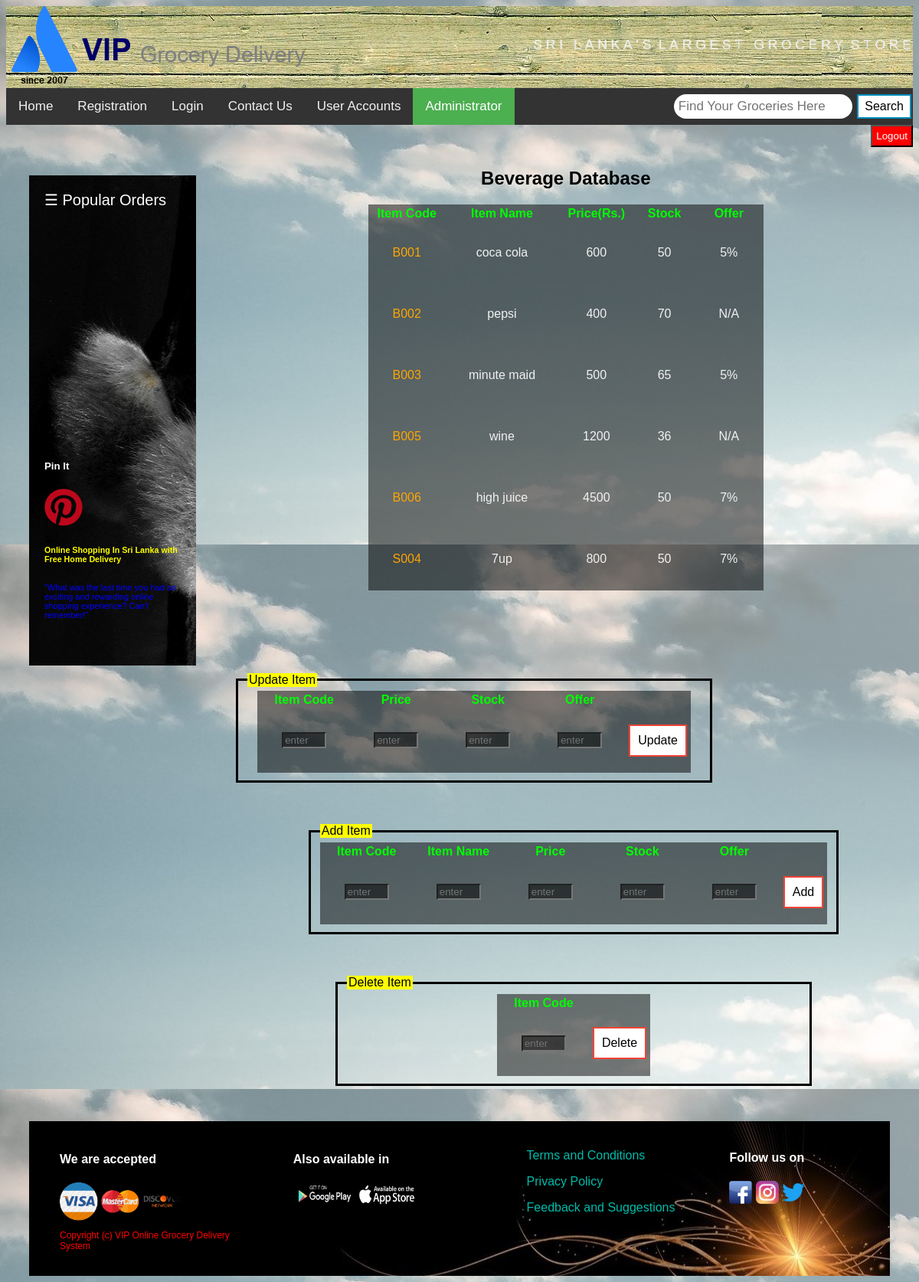
The page /php/beverage.php on the database its author committed.
### tables this page shows
CREATE TABLE `beveragedb` (
  `itemCode` varchar(20) NOT NULL,
  `itemName` varchar(20) NOT NULL,
  `price` float NOT NULL,
  `stock` int(11) NOT NULL,
  `offer` varchar(20) NOT NULL
);

### php/beverage.php (the view, shortened to what this page needs)
<!DOCTYPE html>
<html>
<head>
	<link rel="stylesheet" href="../styles/layout.css"/>
	<link rel="stylesheet" href="../styles/formStyles.css"/>
</head>
<body>
	<div class="top-container">
		<a href="#" title = "VIP Grocery Delivery System"><img src="../images/logo.png" alt="VIP Grocery Delivery System"></a>
		<img src="../images/word2.png" style="float:right;display:block;height:100px">
	</div>
<div class="header" id="myHeader">
<div class="topnav">
  <a  href="../home.html">Home</a>
  <a href="../html/registration.html">Registration</a>
  <a href="../html/login.html">Login</a>
  <a href="../html/contact.html">Contact Us</a>
  <a href="../html/userAcc.html">User Accounts</a>
  <a class="active zoom" class="html/active zoom" href="../html/admin.html">Administrator</a>
  <div class="search-container">
    <form method = 'post' action="search.php">
      <input type="text" placeholder="Find Your Groceries Here" name="search">
      <input type="submit" value="Search" class="input input1" name="submit"><i class="fa fa-search"></i>
    </form>
  </div>
</div>
</div>
<div>
<a href = "../home.html"><input type="submit" value="Logout" style = "float:right;padding:5px;background:red;color:white"></a>
</div>
<br><br>
<section>
			<nav class="nav1">
				<div class="zoom"><span class="zoom" style="font-size:20px;cursor:pointer;color:white" onclick="openNav()">&#9776; Popular Orders</span></div>
				<br><br><br><br><br><br><br><br><br><br><br><br><br><br><br><br><br>
					<h5 style="color:white">Pin It</h5>
					<a href="https://www.pinterest.com" title = "pinterest" ><img src="../images/pin.png" style ="width:50px" class="zoom"></a>
					<h6 style="color:yellow">Online Shopping In Sri Lanka with Free Home Delivery</h6>
					<p style="font-size:11px;color:blue">"What was the last time you had an exciting and rewarding online shopping experience? Can’t remember!"
					</p>
				</ul><br/>
			</nav>
<?php
	require "config.php";
	echo "<center><h1>Beverage Database</h1></center>";
	$sql = "SELECT * FROM beveragedb";
	$result = $con->query($sql);
	if($result->num_rows > 0){
		echo "<center><table border = '0'  style = '
				background: rgb(0, 0, 0); /* Fallback color */
				background: rgba(0, 0, 0, 0.5); /* Black background with 0.5 opacity */
				color: #f1f1f1;'>".
				"<th style = 'color:#00ff00'>Item Code</th>".
				"<th style = 'color:#00ff00'>Item Name</th>".
				"<th style = 'color:#00ff00'>Price(Rs.)</th>".
				"<th style = 'color:#00ff00'>Stock</th>".
				"<th style = 'color:#00ff00'>Offer</th>";
		while($row = $result -> fetch_assoc()){
			echo
					"<tr><td style = 'padding:30px;text-align:center;color:orange'>".$row['itemCode']."</td>".
					"<td style = 'padding:30px;text-align:center'>".$row['itemName']."</td>".
					"<td style = 'padding:30px;text-align:center'>".$row['price']."</td>".
					"<td style = 'padding:30px;text-align:center'>".$row['stock']."</td>".
					"<td style = 'padding:30px;text-align:center'>".$row['offer']."</td>";
		}
		echo "</table></center>";
	}
	else{
		echo "no result";
	}
?>
	<br><br><br><br><br><br>
		<div>
			<form method = "post" target = "_self" action = "updateItemsB.php">
			<center><fieldset style = 'border:solid black;width:50%;margin-left:300px'><legend style ='background:yellow'>Update Item</legend>
			<table border = '0'  style = ' background: rgb(0, 0, 0);background: rgba(0, 0, 0, 0.5);color: #f1f1f1;'>
				<th style = 'color:#00ff00'>Item Code</th>
				<th style = 'color:#00ff00'>Price</th>
				<th style = 'color:#00ff00'>Stock</th>
				<th style = 'color:#00ff00'>Offer</th>
			<tr><td style = 'padding:30px;text-align:center'><input type = 'text' name = 'id' style = 'width:50px;background: rgba(0, 0, 0, 0.5);color:white' placeholder = 'enter' required></td>
			<td style = 'padding:30px;text-align:center'><input type = 'text' name = 'price' style = 'width:50px;background: rgba(0, 0, 0, 0.5);color:white' placeholder = 'enter' required></td>
			<td style = 'padding:30px;text-align:center'><input type = 'text' name = 'stock' style = 'width:50px;background: rgba(0, 0, 0, 0.5);color:white' placeholder = 'enter' required></td>
			<td style = 'padding:30px;text-align:center'><input type = 'text' name = 'offer' style = 'width:50px;background: rgba(0, 0, 0, 0.5);color:white' placeholder = 'enter' required></td>
			<td><input type = 'submit' value = "Update" name = 'update' class='button0 button2' style='float:left;padding:10px'></td></tr></table></fieldset></form>
	</div>
	<br><br><br>
	<div>
			<form method = "post" target = "_self" action = "addItemsB.php">
			<center><fieldset style = 'border:solid black;width:50%;margin-left:300px'><legend style ='background:yellow'>Add Item</legend>
			<table border = '0'  style = ' background: rgb(0, 0, 0);background: rgba(0, 0, 0, 0.5);color: #f1f1f1;'>
				<th style = 'color:#00ff00'>Item Code</th>
				<th style = 'color:#00ff00'>Item Name</th>
				<th style = 'color:#00ff00'>Price</th>
				<th style = 'color:#00ff00'>Stock</th>
				<th style = 'color:#00ff00'>Offer</th>
			<tr><td style = 'padding:30px;text-align:center'><input type = 'text' name = 'id' style = 'width:50px;background: rgba(0, 0, 0, 0.5);color:white' placeholder = 'enter' required></td>
			<td style = 'padding:30px;text-align:center'><input type = 'text' name = 'name' style = 'width:50px;background: rgba(0, 0, 0, 0.5);color:white' placeholder = 'enter' required></td>
			<td style = 'padding:30px;text-align:center'><input type = 'text' name = 'price' style = 'width:50px;background: rgba(0, 0, 0, 0.5);color:white' placeholder = 'enter' required></td>
			<td style = 'padding:30px;text-align:center'><input type = 'text' name = 'stock' style = 'width:50px;background: rgba(0, 0, 0, 0.5);color:white' placeholder = 'enter' required></td>
			<td style = 'padding:30px;text-align:center'><input type = 'text' name = 'offer' style = 'width:50px;background: rgba(0, 0, 0, 0.5);color:white' placeholder = 'enter' required></td>
			<td><input type = 'submit' value = "Add" name = 'update' class='button0 button2' style='float:left;padding:10px'></td></tr></table></fieldset></form>
	</div>
	<br><br><br>
	<div>
			<form method = "post" target = "_self" action = "deleteItemsB.php">
			<center><fieldset style = 'border:solid black;width:50%;margin-left:300px'><legend style ='background:yellow'>Delete Item</legend>
			<table border = '0'  style = ' background: rgb(0, 0, 0);background: rgba(0, 0, 0, 0.5);color: #f1f1f1;'>
				<th style = 'color:#00ff00'>Item Code</th>
			<tr><td style = 'padding:30px;text-align:center'><input type = 'text' name = 'id' style = 'width:50px;background: rgba(0, 0, 0, 0.5);color:white' placeholder = 'enter' required></td>
			<td><input type = 'submit' value = "Delete" name = 'update' class='button0 button2' style='float:left;padding:10px'></td></tr></table></fieldset></form>
	</div>
		</section>
		<br><br>
	<footer>
		<section>
			<nav class="nav2">
				<h4>We are accepted</h4>
				<a href="../html/login.html" title="Pay via Visa" ><img src="../images/visa.png" style="width:50px" class="zoom"></a>
				<a href="../html/login.html" title="Pay via Master Card" ><img src="../images/master.png" style="width:50px" class="zoom"></a>
				<a href="../html/login.html" title="Pay via Discover" ><img src="../images/discover.png" style="width:50px" class="zoom"></a>
				<p style="font-size:12px;color:red;">Copyright (c) VIP Online Grocery Delivery System</p>
			</nav>
			<article class="article2">
				<h4>Also available in</h4>
				<a href="https://play.google.com" title="Google Play" ><img src="../images/google.png" style="width:80px" class="zoom"></a>
				<a href="https://store.apple.com" title="App Store" ><img src="../images/app.png" style="width:80px" class="zoom"></a>
			</article>
			<article class="article2">
				<div class="zoom"><a href="../html/termsConditions.html" style="text-decoration:none;color:#00bbaa"><p>Terms and Conditions</p></a></div>
				<div class="zoom"><a href="../html/termsConditions.html" style="text-decoration:none;color:#00bbaa"><p>Privacy Policy</p></a></div>
				<div class="zoom"><a href="../html/suggestions.html" style="text-decoration:none;color:#00bbaa"><p>Feedback and Suggestions</p></a></div>
			</article>
			<aside class="aside3">
			<br><h4>Follow us on</h4>
			<a href="https://www.facebook.com" title="Facebook" ><img src="../images/fb.png" style="width:30px" class="zoom"></a>
			<a href="https://www.intagram.com" title="Instagram" ><img src="../images/insta.png" style="width:30px" class="zoom"></a>
			<a href="https://www.twitter.com" title="Twitter" ><img src="../images/twitter.png" style="width:30px" class="zoom"></a>
			</aside>
		</section>
	</footer>
</body>
</html>

### styles/layout.css (style rules this page uses)
.nav1 { float: left; margin:10px 30px 10px 30px; width: 15%; height: 600px; background: #ccf; padding: 20px; background-image:url("../images/sidenav.jpg"); }
section:after { content: ""; display: table; clear: both; }
footer { background-image:url("../images/footer.jpg"); margin:10px 30px 5px 30px; padding:0px; }
.nav2 { float: left; margin:10px 30px 10px 30px; width: 20%; padding: 10px; }
.article2 { float:left; width:20%; padding: 10px; margin:10px 30px 10px 30px; }
h4 { color:white; }

### styles/formStyles.css (style rules this page uses)
.top-container { background-image:url("../images/header.jpg"); }
.header { background: #555; }
.topnav { background-color: #333; overflow: hidden; }
.topnav a { float: left; color: #f2f2f2; text-align: center; padding: 14px 16px; text-decoration: none; font-size: 17px; }
.topnav a.active { background-color: #4CAF50; color: white; }
.topnav .search-container { float: right; }
.topnav input[type=text] { padding: 6px; margin-top: 8px; font-size: 17px; border: none; border-radius:100px; }
* { box-sizing: border-box; }
body { font-family: Verdana, sans-serif; }
img { vertical-align: middle; }
.active { background-color: #717171; }
*, *:before, *:after { box-sizing: inherit; }
.button0 { background-color: #4CAF50; border: none; color: white; padding: 16px 32px; text-align: center; text-decoration: none; display: inline-block; font-size: 16px; margin: 4px 2px; transition-duration: 0.4s; cursor: pointer; }
.button2 { background-color: white; color: black; border: 2px solid #f44336; }
.zoom { transition: transform .2s; }
.input { background-color: #4CAF50; border: none; color: white; padding: 5px 8px; text-align: center; text-decoration: none; display: inline-block; font-size: 16px; margin: 4px 2px; transition-duration: 0.4s; cursor: pointer; }
.input1 { background-color: white; color: black; border: 2px solid #008CBA; }

### php/beverage.php (style rules this page uses)
body { background-image:url("../images/mama.jpg"); background-position:no repeate; }

### rows shown on the page
beveragedb: itemCode "B001", itemName "coca cola", price "600", stock "50", offer "5%"
beveragedb: itemCode "B002", itemName "pepsi", price "400", stock "70", offer "N/A"
beveragedb: itemCode "B003", itemName "minute maid", price "500", stock "65", offer "5%"
beveragedb: itemCode "B005", itemName "wine", price "1200", stock "36", offer "N/A"
beveragedb: itemCode "B006", itemName "high juice", price "4500", stock "50", offer "7%"
beveragedb: itemCode "S004", itemName "7up", price "800", stock "50", offer "7%"
